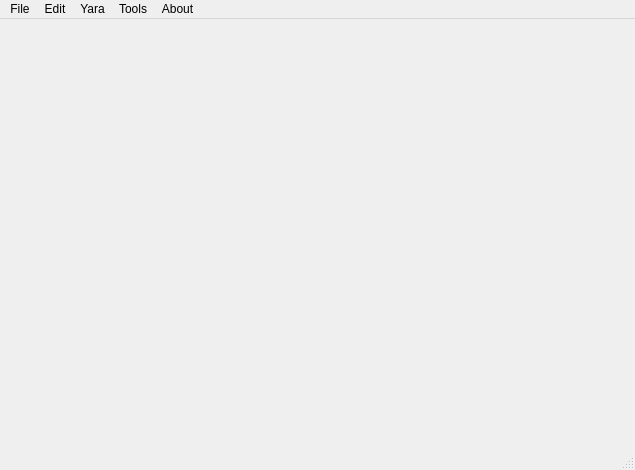
<?xml version="1.0" encoding="UTF-8"?>
<ui version="4.0">
 <class>MainWindow</class>
 <widget class="QMainWindow" name="MainWindow">
  <property name="geometry">
   <rect>
    <x>0</x>
    <y>0</y>
    <width>635</width>
    <height>470</height>
   </rect>
  </property>
  <property name="windowTitle">
   <string>Yarge Editor</string>
  </property>
  <property name="windowIcon">
   <iconset resource="rc.qrc">
    <normaloff>:/images/yarge2.png</normaloff>:/images/yarge2.png</iconset>
  </property>
  <property name="styleSheet">
   <string notr="true"/>
  </property>
  <widget class="QWidget" name="centralwidget">
   <property name="styleSheet">
    <string notr="true"/>
   </property>
   <layout class="QVBoxLayout" name="verticalLayout"/>
  </widget>
  <widget class="QMenuBar" name="menubar">
   <property name="geometry">
    <rect>
     <x>0</x>
     <y>0</y>
     <width>635</width>
     <height>21</height>
    </rect>
   </property>
   <widget class="QMenu" name="menuFile">
    <property name="title">
     <string>File</string>
    </property>
    <addaction name="actionOpen"/>
    <addaction name="actionNew"/>
    <addaction name="actionSave_As"/>
    <addaction name="actionSave"/>
    <addaction name="actionExit"/>
   </widget>
   <widget class="QMenu" name="menuYara">
    <property name="title">
     <string>Yara</string>
    </property>
    <addaction name="actionCompile_current_rule"/>
    <addaction name="actionScan_file"/>
    <addaction name="actionScan_Directory"/>
   </widget>
   <widget class="QMenu" name="menuTools">
    <property name="title">
     <string>Tools</string>
    </property>
    <widget class="QMenu" name="menuHash">
     <property name="title">
      <string>Hashs</string>
     </property>
     <addaction name="actionFile_Md5_hash"/>
    </widget>
    <addaction name="menuHash"/>
   </widget>
   <widget class="QMenu" name="menuAbout">
    <property name="title">
     <string>About</string>
    </property>
    <addaction name="action"/>
   </widget>
   <widget class="QMenu" name="menuEdit">
    <property name="title">
     <string>Edit</string>
    </property>
    <addaction name="actionLocate"/>
    <addaction name="actionPreferences"/>
   </widget>
   <addaction name="menuFile"/>
   <addaction name="menuEdit"/>
   <addaction name="menuYara"/>
   <addaction name="menuTools"/>
   <addaction name="menuAbout"/>
  </widget>
  <widget class="QStatusBar" name="statusBar"/>
  <action name="actionNew">
   <property name="text">
    <string>New...</string>
   </property>
  </action>
  <action name="actionOpen">
   <property name="text">
    <string>Open...</string>
   </property>
  </action>
  <action name="actionSave_As">
   <property name="text">
    <string>Save As...</string>
   </property>
  </action>
  <action name="actionSave">
   <property name="text">
    <string>Save</string>
   </property>
   <property name="shortcut">
    <string>Ctrl+S</string>
   </property>
  </action>
  <action name="actionExit">
   <property name="text">
    <string>Exit</string>
   </property>
  </action>
  <action name="actionFile_Md5_hash">
   <property name="text">
    <string>MD5 File...</string>
   </property>
  </action>
  <action name="actionCompile_current_rule">
   <property name="text">
    <string>Compile rules</string>
   </property>
   <property name="shortcut">
    <string>F5</string>
   </property>
  </action>
  <action name="action">
   <property name="text">
    <string>Yarge Editor</string>
   </property>
  </action>
  <action name="actionLocate">
   <property name="text">
    <string>Find</string>
   </property>
   <property name="shortcut">
    <string>Ctrl+F</string>
   </property>
  </action>
  <action name="actionScan_file">
   <property name="text">
    <string>Scan file...</string>
   </property>
   <property name="shortcut">
    <string>F6</string>
   </property>
  </action>
  <action name="actionScan_Directory">
   <property name="text">
    <string>Scan Directory...</string>
   </property>
  </action>
  <action name="actionPreferences">
   <property name="enabled">
    <bool>true</bool>
   </property>
   <property name="text">
    <string>Preferences</string>
   </property>
  </action>
 </widget>
 <resources>
  <include location="rc.qrc"/>
 </resources>
 <connections/>
</ui>
